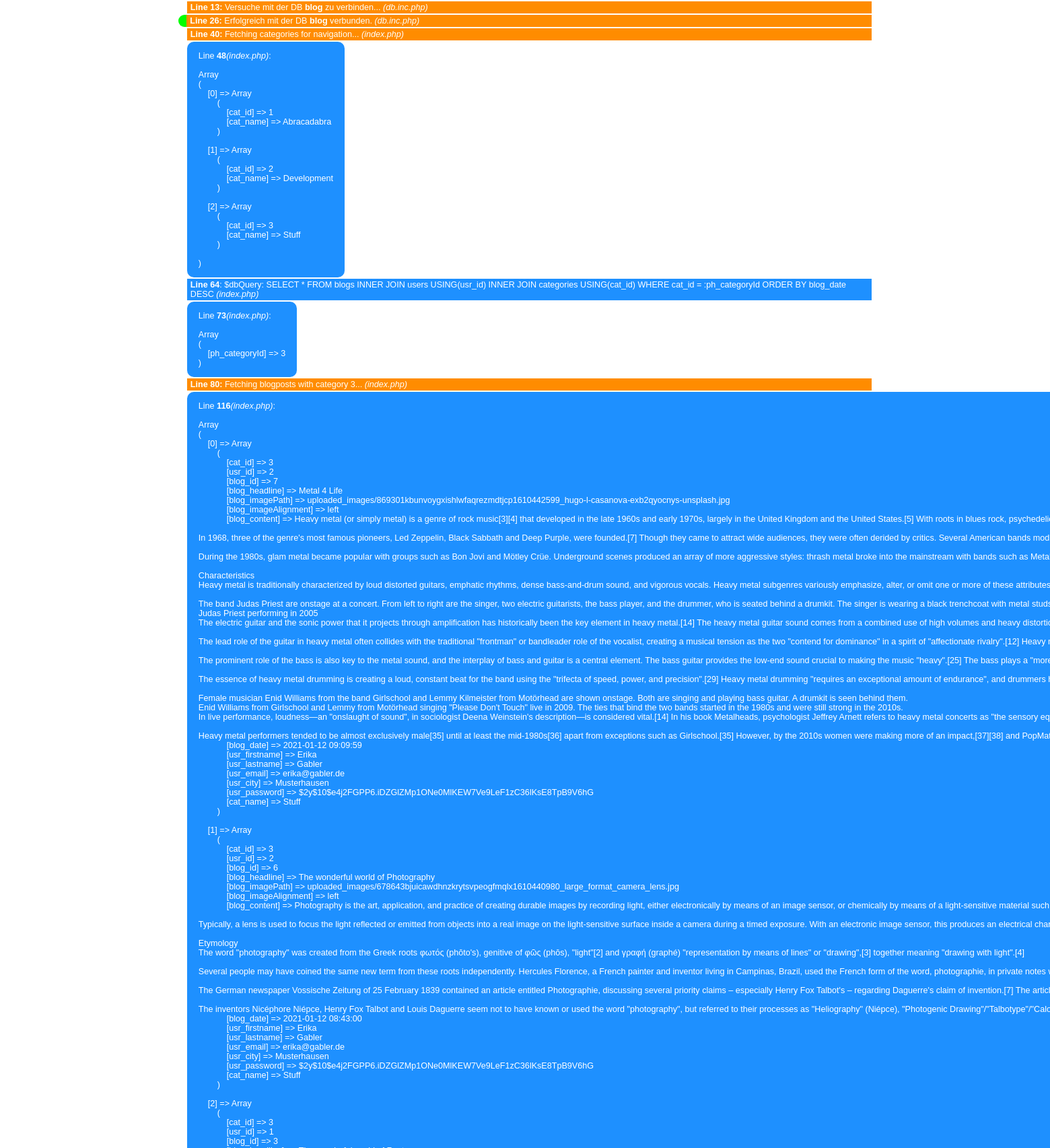
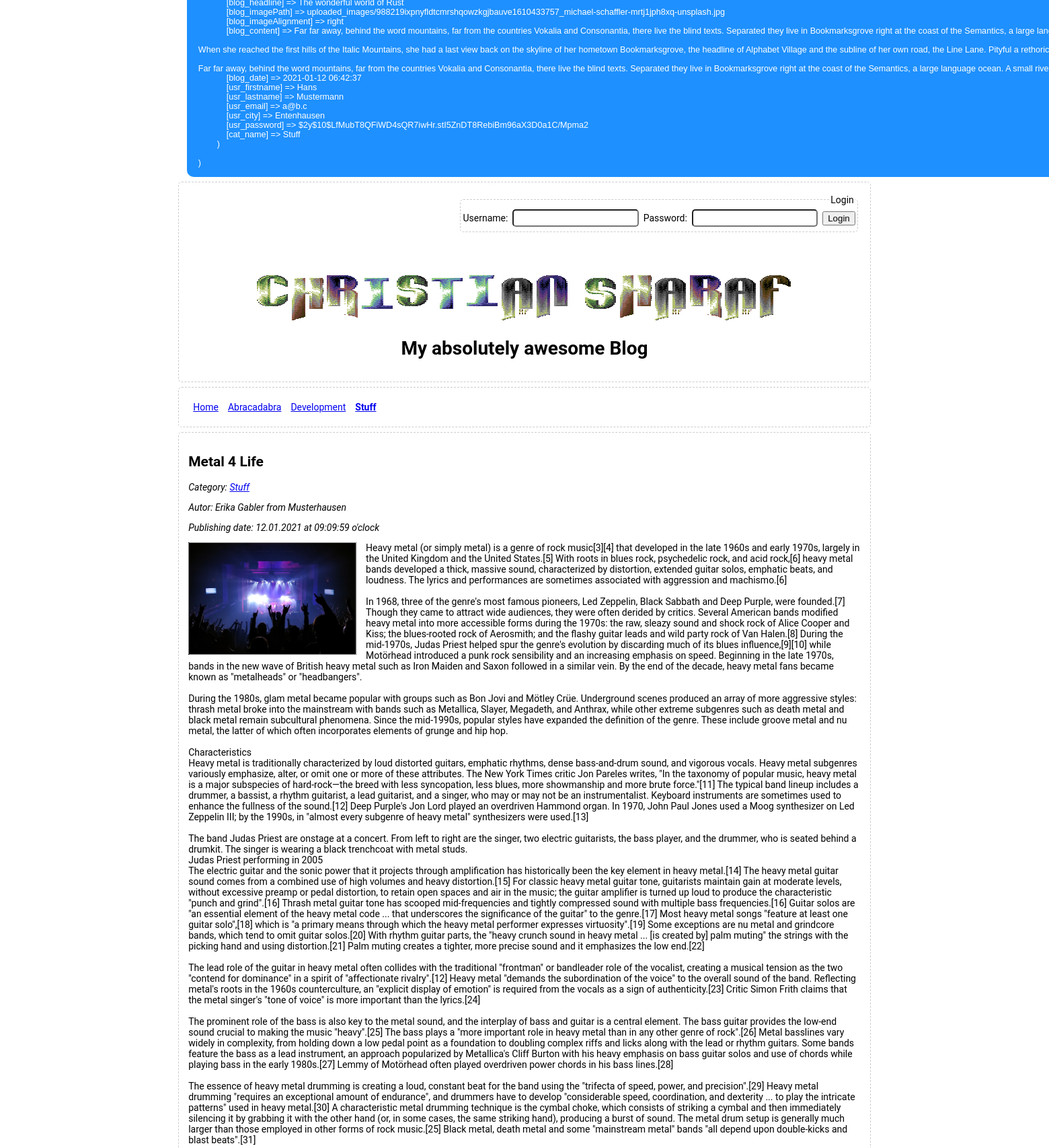
/?action=showCategory&id=3 (upper part), run on the app's committed database (2 pictures, top to bottom).
### tables this page shows
CREATE TABLE `categories` (
  `cat_id` int(11) NOT NULL,
  `cat_name` varchar(256) NOT NULL
);

CREATE TABLE `blogs` (
  `blog_id` int(11) NOT NULL,
  `blog_headline` varchar(256) NOT NULL,
  `blog_imagePath` varchar(256) DEFAULT NULL,
  `blog_imageAlignment` varchar(10) NOT NULL,
  `blog_content` text NOT NULL,
  `blog_date` timestamp NOT NULL DEFAULT current_timestamp(),
  `cat_id` int(11) NOT NULL,
  `usr_id` int(11) NOT NULL
);

CREATE TABLE `users` (
  `usr_id` int(11) NOT NULL,
  `usr_firstname` varchar(256) NOT NULL,
  `usr_lastname` varchar(256) NOT NULL,
  `usr_email` varchar(256) NOT NULL,
  `usr_city` varchar(256) NOT NULL,
  `usr_password` varchar(256) NOT NULL
);

### include/form.inc.php (called while the page is built, shortened)
<?php
function cleanString($stringToEscape)
{
    $escapedString = trim(htmlspecialchars($stringToEscape, ENT_QUOTES | ENT_HTML5, "utf-8", false));
    return $escapedString;
}

### include/dateTime.inc.php (called while the page is built)
<?php
function formattedDate($date)
{
    $dateArray = explode(" - ", date("d.m.Y - H:i:s", strtotime($date)));
    $formattedDateString = $dateArray[0] . " at " . $dateArray[1] . " o'clock";
    return $formattedDateString;
}

### index.php (the view, shortened to what this page needs)
<?php
require_once("./include/db.inc.php");
require_once("./include/form.inc.php");
require_once("./include/dateTime.inc.php");
if (isset($_GET["action"])) {
    $action = cleanString($_GET["action"]);
    switch ($action) {
        case "showCategory":
            $categoryId = cleanString($_GET["id"]);
            break;
    }
}
$pdo = dbConnect();
$statement = $pdo->prepare("SELECT * from categories");
$statement->execute();
$categories = $statement->fetchAll(PDO::FETCH_ASSOC);
if (DEBUG) {
    echo "<p class='debugDb'><b>Line " . __LINE__ . ":</b> Fetching categories for navigation... <i>(" . basename(__FILE__) . ")</i></p>\r\n";
}
if (DEBUG_ARRAY) {
    echo "<pre class='debug'>Line <b>" . __LINE__ . "</b> <i>(" . basename(__FILE__) . ")</i>:<br>\r\n";
    print_r($categories);
    echo "</pre>";
}
$dbQuery = "SELECT * FROM blogs INNER JOIN users USING(usr_id) INNER JOIN categories USING(cat_id)"
    . (isset($categoryId) ? " WHERE cat_id = :ph_categoryId" : "")
    . (isset($blogpostId) ? " WHERE blog_id = :ph_blogId" : "")
    . " ORDER BY blog_date DESC";
$statement = $pdo->prepare($dbQuery);
if (DEBUG) {
    echo "<p class='debug'><b>Line " . __LINE__ . "</b>: \$dbQuery: $dbQuery <i>(" . basename(__FILE__) . ")</i></p>\r\n";
}
if (isset($categoryId)) {
    $dbQueryMap = [
        "ph_categoryId" => $categoryId
    ];
    if (DEBUG_ARRAY) {
        echo "<pre class='debug'>Line <b>" . __LINE__ . "</b> <i>(" . basename(__FILE__) . ")</i>:<br>\r\n";
        print_r($dbQueryMap);
        echo "</pre>";
    }
    $statement->execute($dbQueryMap);
    if (DEBUG) {
        echo "<p class='debugDb'><b>Line " . __LINE__ . ":</b> Fetching blogposts with category $categoryId... <i>(" . basename(__FILE__) . ")</i></p>\r\n";
    }
} else {
    $statement->execute();
    if (DEBUG) {
        echo "<p class='debugDb'><b>Line " . __LINE__ . ":</b> Fetching all blogposts ... <i>(" . basename(__FILE__) . ")</i></p>\r\n";
    }
    $categoryId = NULL;
}
$blogPosts = $statement->fetchAll(PDO::FETCH_ASSOC);
if (DEBUG_ARRAY) {
    echo "<pre class='debug'>Line <b>" . __LINE__ . "</b> <i>(" . basename(__FILE__) . ")</i>:<br>\r\n";
    print_r($blogPosts);
    echo "</pre>";
}
?>
<!doctype html>
<html>
<head>
    <link rel="stylesheet" href="css/main.css">
    <link rel="stylesheet" href="css/debug.css">
</head>
<body>
    <?php include_once("./header.php") ?>
    <nav>
        <span><a href="index.php" class="<?= !$categoryId ? "active" : ""  ?>">Home</a></span>
        <?php if ($categories) : ?>
            <?php foreach ($categories as $category) : ?>
                <span>
                    <a href="?action=showCategory&id=<?= $category["cat_id"] ?>" class="<?= $category["cat_id"] == $categoryId ? "active" : ""  ?>"><?= $category["cat_name"] ?></a>
                </span>
            <?php endforeach ?>
        <?php endif ?>
    </nav>
    <main>
        <?php if ($blogPosts) : ?>
            <?php foreach ($blogPosts as $blogPost) : ?>
                <article>
                    <h2><?= $blogPost["blog_headline"] ?></h2>
                    <div class="meta">
                        <p>Category: <a href="?action=showCategory&id=<?= $blogPost["cat_id"] ?>"><?= $blogPost["cat_name"] ?></a></p>
                        <p>Autor: <?= $blogPost["usr_firstname"] ?> <?= $blogPost["usr_lastname"]  ?> from <?= $blogPost["usr_city"] ?></p>
                        <p>Publishing date: <?= formattedDate($blogPost["blog_date"]); ?></p>
                    </div>
                    <?php if (isset($blogPost["blog_imagePath"])) : ?>
                        <img src="<?= $blogPost["blog_imagePath"] ?>" class="teaser-image <?= $blogPost["blog_imageAlignment"] ?>"
                        alt="<?= $blogPost["blog_headline"] ?>" title="<?= $blogPost["blog_headline"] ?>">
                    <?php endif ?>
                    <p><?= nl2br($blogPost["blog_content"]) ?></p>
                </article>
            <?php endforeach ?>
        <?php else : ?>
            <article>
                <p>No content available</p>
            </article>
        <?php endif ?>
    </main>
</body>
</html>

### css/main.css (style rules this page uses)
*, *::before, *::after { box-sizing: border-box; }
body { box-sizing: border-box; font-family: Roboto, "Open Sans", sans-serif; font-size: 14px; max-width: 66vw; margin: auto; }
header, nav, main, footer { border: 1px dashed #ccc; border-radius: 5px; margin: 0.5em 0; padding: 1em; }
nav { display: flex; }
nav span { display: inline-block; padding: 0.5em; }
nav .active { font-weight: 600; }
main { display: flex; flex-wrap: wrap; }
.meta { font-style: italic; }
article:not(:last-child) { border-bottom: 1px dotted #000; }
.teaser-image { border: 1px dotted #000; max-width: 25%; margin-bottom: 0.25em; }
.left { float: left; margin-right: 1em; }

### css/debug.css (style rules this page uses)
.debug, .debugCleanString, .debugCheckInputString, .debugCheckEmail, .debugImageUpload, .debugDb, .debugDateTime, .debugClass, .debugClassImage, .debugTrait, .debugClassloader { background-color: dodgerblue; padding: 2px 5px; margin-bottom: 2px; margin-top: 2px; font-family: arial; font-size: 0.9em; color: white; margin-left: 1em; }
.debugDb { background-color: darkorange; }
pre { border-radius: 10px; display: table; margin-left: 1em; border-spacing: 1em; }

### data on the page
categories: cat_name "Abracadabra"
categories: cat_name "Development"
categories: cat_name "Stuff"
blogs: blog_headline "Metal 4 Life", cat.cat_name "Stuff", usr.usr_firstname "Erika", usr.usr_lastname "Gabler", usr.usr_city "Musterhausen", blog_date "12.01.2021 at 09:09:59 o'clock", blog_imagePath (picture), blog_content "Heavy metal (or simply metal) is a genre of rock music[3][4] that developed in the late 1960s and early 1970s, largely in the United Kingdom and the United States.[5] With roots in blues rock, psychedelic rock, and acid rock,[6] heavy metal bands developed a thick, massive sound, characterized by distortion, extended guitar solos, emphatic beats, and loudness. The lyrics and performances are sometimes associated with aggression and machismo.[6] In 1968, three of the genre's most famous pioneers, Led Zeppelin, Black Sabbath and Deep Purple, were founded.[7] Though they came to attract wide audiences, they were often derided by critics. Several American bands modified heavy metal into more…"

### other printed values
__LINE__ "13"
$dbname "blog"
basename(__FILE__) "db.inc.php"
__LINE__ "26"
__LINE__ "40"
basename(__FILE__) "index.php"
__LINE__ "48"
__LINE__ "64"
$dbQuery "SELECT * FROM blogs INNER JOIN users USING(usr_id) INNER JOIN categories USING(cat_id) WHERE cat_id = :ph_categoryId ORDER BY blog_date DESC"
__LINE__ "73"
__LINE__ "80"
$categoryId "3"
__LINE__ "116"
